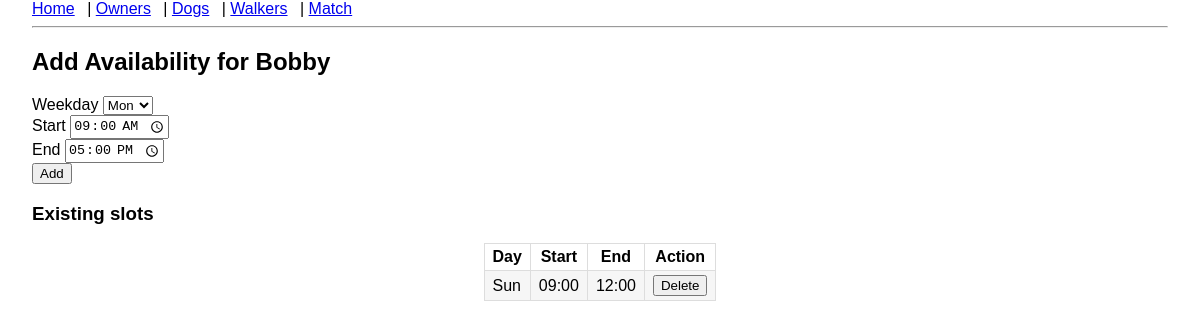
The app's page /availability/dog/4, older data.
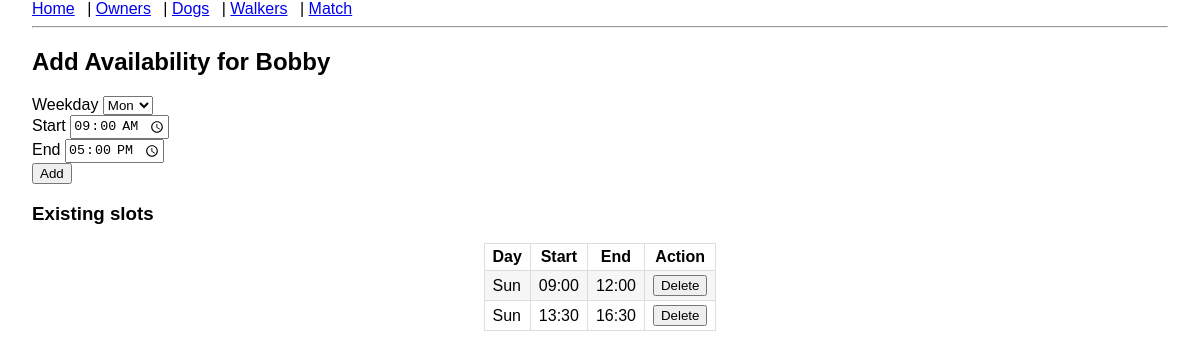
The same page, newer data.
### models.py (models this page shows)
class Availability(db.Model):
    id = db.Column(db.Integer, primary_key=True)
    weekday = db.Column(db.Integer, nullable=False)  # 0 = Mon … 6 = Sun
    start_time = db.Column(db.Time, nullable=False)
    end_time = db.Column(db.Time, nullable=False)
    dog_id = db.Column(db.Integer, db.ForeignKey("dog.id"))
    walker_id = db.Column(db.Integer, db.ForeignKey("dog_walker.id"))

### app.py (the view, shortened to what this page needs)
@app.route("/availability/<string:entity>/<int:entity_id>", methods=["GET", "POST"])
def manage_availability(entity, entity_id):
    form = AvailabilityForm()
    if entity == "dog":
        obj = Dog.query.get_or_404(entity_id)
    else:
        obj = DogWalker.query.get_or_404(entity_id)
    return render_template(
        "availability_form.html",
        form=AvailabilityForm(),
        entity=entity,
        obj=obj
    )

### forms.py (shortened to what this page needs)
class AvailabilityForm(FlaskForm):
    weekday = SelectField("Weekday", coerce=int, choices=WEEKDAYS)
    start_time = TimeField("Start", default=dt.time(9, 0))
    end_time = TimeField("End", default=dt.time(17, 0))
    submit = SubmitField("Add")

### templates/availability_form.html (shortened to what this page needs)
{% extends "layout.html" %}
{% block content %}
<h2>Add Availability for {{ obj.name }}</h2>
<form method="post">
    {{ form.weekday.label }} {{ form.weekday() }}<br>
    {{ form.start_time.label }} {{ form.start_time() }}<br>
    {{ form.end_time.label }} {{ form.end_time() }}<br>
    {{ form.submit() }}
</form>
<h3>Existing slots</h3>
<table>
    <tr>
        <th>Day</th>
        <th>Start</th>
        <th>End</th>
        <th>Action</th>
    </tr>
    {% for a in obj.availabilities %}
    <tr>
        <td>{{ ['Mon','Tue','Wed','Thu','Fri','Sat','Sun'][a.weekday] }}</td>
        <td>{{ a.start_time.strftime('%H:%M') }}</td>
        <td>{{ a.end_time.strftime('%H:%M') }}</td>
        <td>
            <form action="{{ url_for('delete_availability', availability_id=a.id) }}" method="post" style="margin:0;">
                <button type="submit" onclick="return confirm('Are you sure you want to delete this slot?');"
                        class="btn btn-danger">
                    Delete
                </button>
            </form>
        </td>
    </tr>
    {% endfor %}
</table>
{% endblock %}

Row changes from the older to the newer data that the page shows:
added Availability: weekday "Sun", start_time "13:30", end_time "16:30"
